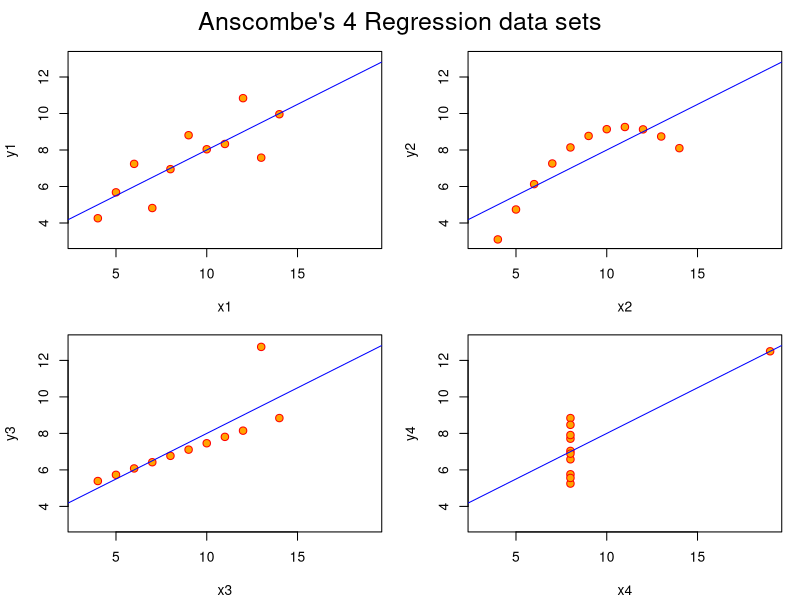
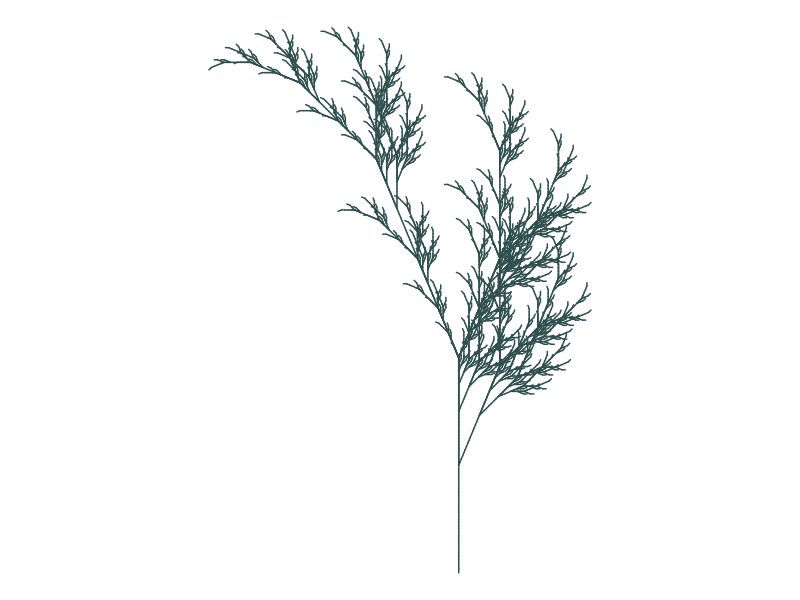
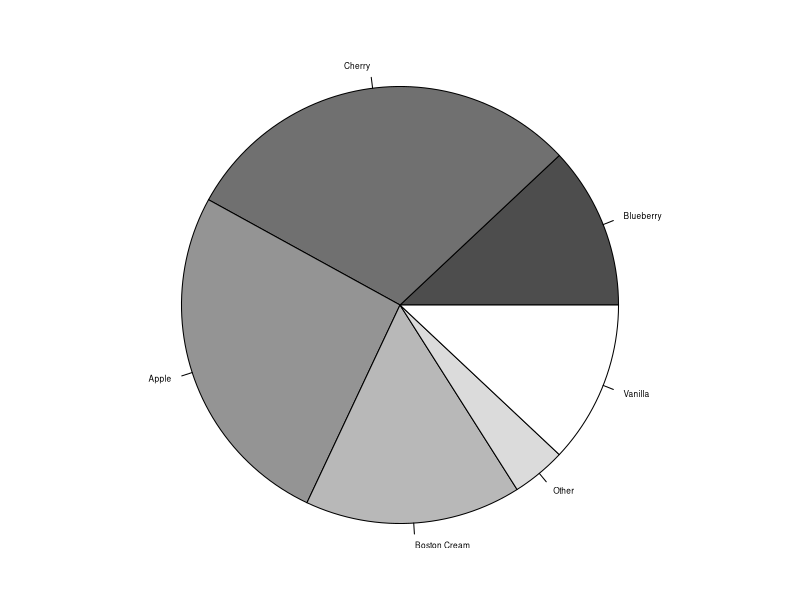
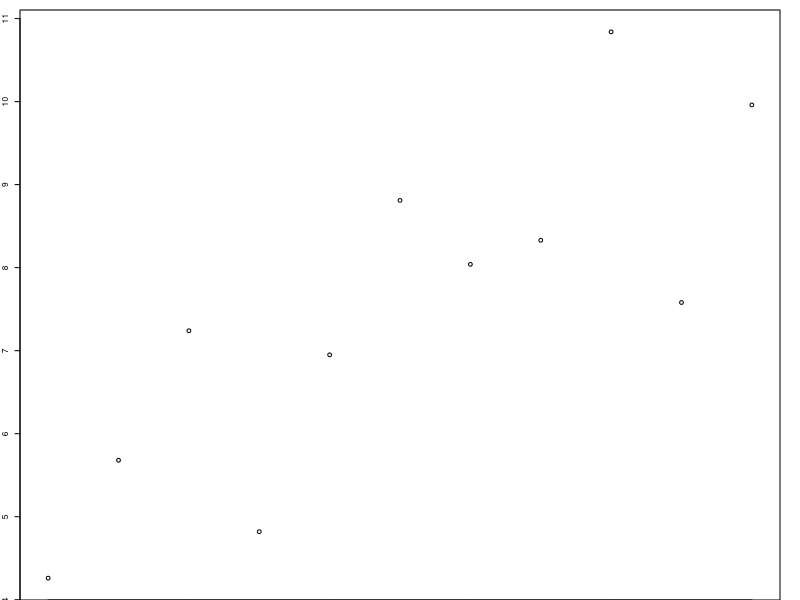
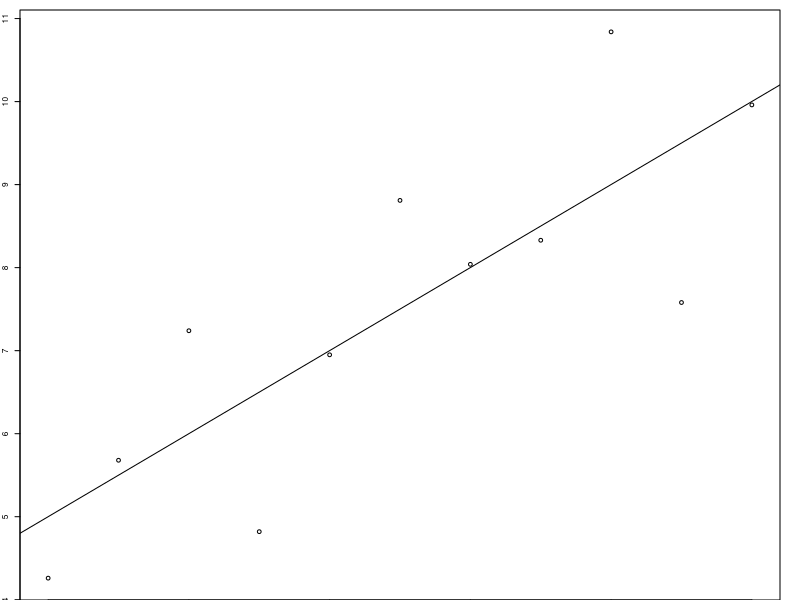
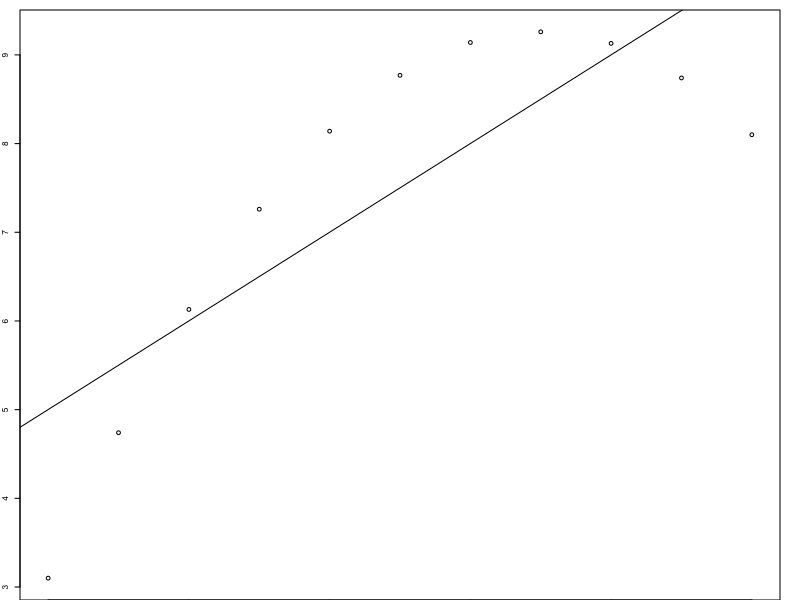
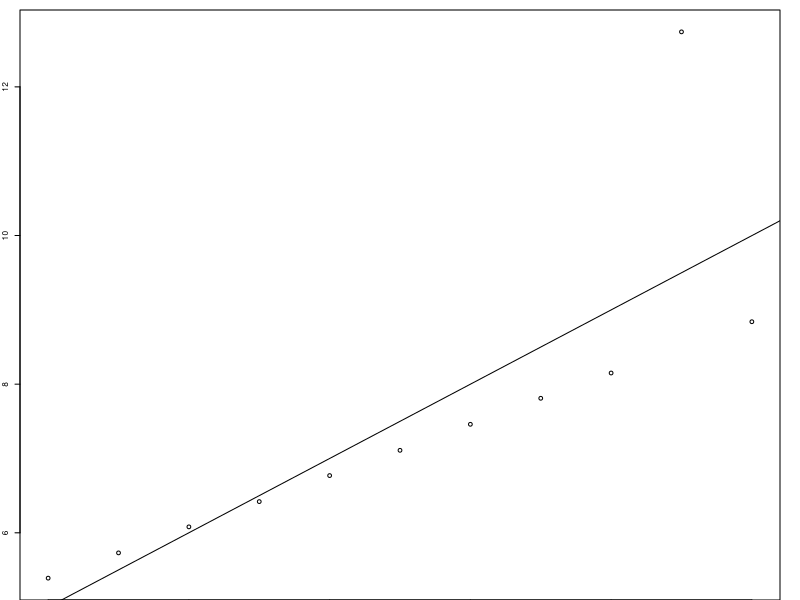
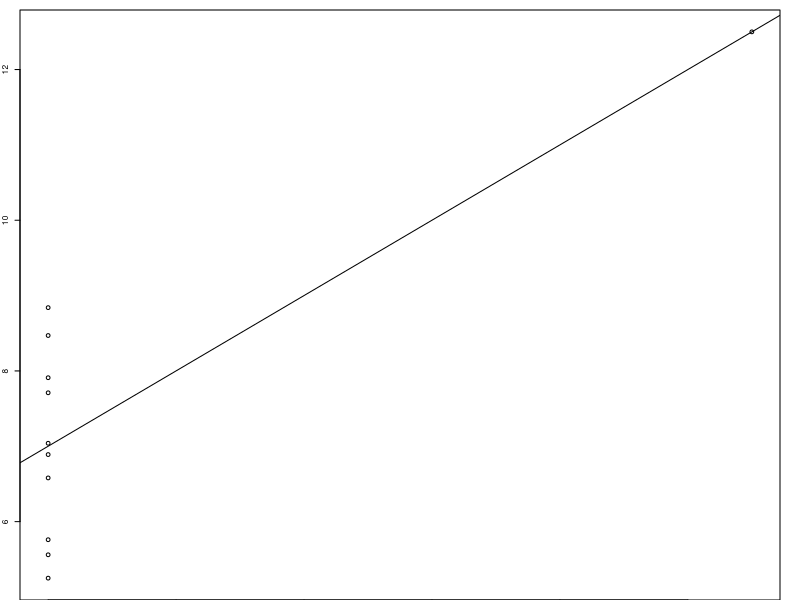

Write the R code that produced these figures, in order.
## ---- chunk 1
library(tidyverse)
library(gsubfn)
## ---- chunk 2

## Fancy version (per help file)

ff <- y ~ x
mods <- setNames(as.list(1:4), paste0("lm", 1:4))

# Plot using for loop
for(i in 1:4) {
  ff[2:3] <- lapply(paste0(c("y","x"), i), as.name)
  ## or   ff[[2]] <- as.name(paste0("y", i))
  ##      ff[[3]] <- as.name(paste0("x", i))
  mods[[i]] <- lmi <- lm(ff, data = anscombe)
  print(anova(lmi))
}

sapply(mods, coef)  # Note the use of this function
lapply(mods, function(fm) coef(summary(fm)))

# Preparing for the plots
op <- par(mfrow = c(2, 2), mar = 0.1+c(4,4,1,1), oma =  c(0, 0, 2, 0))

# Plot charts using for loop
for(i in 1:4) {
  ff[2:3] <- lapply(paste0(c("y","x"), i), as.name)
  plot(ff, data = anscombe, col = "red", pch = 21, bg = "orange", cex = 1.2,
       xlim = c(3, 19), ylim = c(3, 13))
  abline(mods[[i]], col = "blue")
}
mtext("Anscombe's 4 Regression data sets", outer = TRUE, cex = 1.5)
par(op)
## ---- chunk 3
# Define elements in plant art
# Each image corresponds to a different axiom, rules, angle and depth

# Leaf of Fall

axiom="X"
rules=list("X"="F-[[X]+X]+F[+FX]-X", "F"="FF")
angle=22.5
depth=6


for (i in 1:depth) axiom=gsubfn(".", rules, axiom)

actions=str_extract_all(axiom, "\\d*\\+|\\d*\\-|F|L|R|\\[|\\]|\\|") %>% unlist

status=data.frame(x=numeric(0), y=numeric(0), alfa=numeric(0))
points=data.frame(x1 = 0, y1 = 0, x2 = NA, y2 = NA, alfa=90, depth=1)


# Generating data
# Note: may take a minute or two

for (action in actions)
{
  if (action=="F")
  {
    x=points[1, "x1"]+cos(points[1, "alfa"]*(pi/180))
    y=points[1, "y1"]+sin(points[1, "alfa"]*(pi/180))
    points[1,"x2"]=x
    points[1,"y2"]=y
    data.frame(x1 = x, y1 = y, x2 = NA, y2 = NA,
               alfa=points[1, "alfa"],
               depth=points[1,"depth"]) %>% rbind(points)->points
  }
  if (action %in% c("+", "-")){
    alfa=points[1, "alfa"]
    points[1, "alfa"]=eval(parse(text=paste0("alfa",action, angle)))
  }
  if(action=="["){
    data.frame(x=points[1, "x1"], y=points[1, "y1"], alfa=points[1, "alfa"]) %>%
      rbind(status) -> status
    points[1, "depth"]=points[1, "depth"]+1
  }
  
  if(action=="]"){
    depth=points[1, "depth"]
    points[-1,]->points
    data.frame(x1=status[1, "x"], y1=status[1, "y"], x2=NA, y2=NA,
               alfa=status[1, "alfa"],
               depth=depth-1) %>%
      rbind(points) -> points
    status[-1,]->status
  }
}

ggplot() +
  geom_segment(aes(x = x1, y = y1, xend = x2, yend = y2),
               lineend = "round",
               color="darkslategrey", 
               data=na.omit(points)) +
  coord_fixed(ratio = 1) +
  theme_void() 
## ---- chunk 4
# Piechart w/ explaination 
## Create Dataset ##
par(mar=c(0, 2, 1, 2), xpd=FALSE, cex=0.5)
## Add list of pie sale values
pie.sales <- c(0.12, 0.3, 0.26, 0.16, 0.04, 0.12)
## Create Category Names
names(pie.sales) <- c("Blueberry", "Cherry",
                      "Apple", "Boston Cream", "Other", "Vanilla")
## Generate Graph ##
pie(pie.sales, col = gray(seq(0.3,1.0,length=6))) 

## ---- chunk 5
data(anscombe)

## Simple version
plot(anscombe$x1,anscombe$y1)
summary(anscombe)

# Create four model objects
lm1 <- lm(y1 ~ x1, data=anscombe)
summary(lm1)
lm2 <- lm(y2 ~ x2, data=anscombe)
summary(lm2)
lm3 <- lm(y3 ~ x3, data=anscombe)
summary(lm3)
lm4 <- lm(y4 ~ x4, data=anscombe)
summary(lm4)
plot(anscombe$x1,anscombe$y1)
abline(coefficients(lm1))
plot(anscombe$x2,anscombe$y2)
abline(coefficients(lm2))
plot(anscombe$x3,anscombe$y3)
abline(coefficients(lm3))
plot(anscombe$x4,anscombe$y4)
abline(coefficients(lm4))
## ---- chunk 6
## Fancy version (per help file)

ff <- y ~ x
mods <- setNames(as.list(1:4), paste0("lm", 1:4))

# Plot using for loop
for(i in 1:4) {
  ff[2:3] <- lapply(paste0(c("y","x"), i), as.name)
  ## or   ff[[2]] <- as.name(paste0("y", i))
  ##      ff[[3]] <- as.name(paste0("x", i))
  mods[[i]] <- lmi <- lm(ff, data = anscombe)
  print(anova(lmi))
}

sapply(mods, coef)  # Note the use of this function
lapply(mods, function(fm) coef(summary(fm)))

# Preparing for the plots
op <- par(mfrow = c(2, 2), mar = 0.1+c(4,4,1,1), oma =  c(0, 0, 2, 0))

# Plot charts using for loop
for(i in 1:4) {
  ff[2:3] <- lapply(paste0(c("y","x"), i), as.name)
  plot(ff, data = anscombe, col = "red", pch = 21, bg = "orange", cex = 1.2,
       xlim = c(3, 19), ylim = c(3, 13))
  abline(mods[[i]], col = "blue")
}
mtext("Anscombe's 4 Regression data sets", outer = TRUE, cex = 1.5)
par(op)
## ---- chunk 7
plot(anscombe$x1,anscombe$y1, family="serif")
## ---- chunk 8
plot(anscombe$x1,anscombe$y1, col="red")
## ---- chunk 9
plot(anscombe$x1,anscombe$y1, pch=20)
